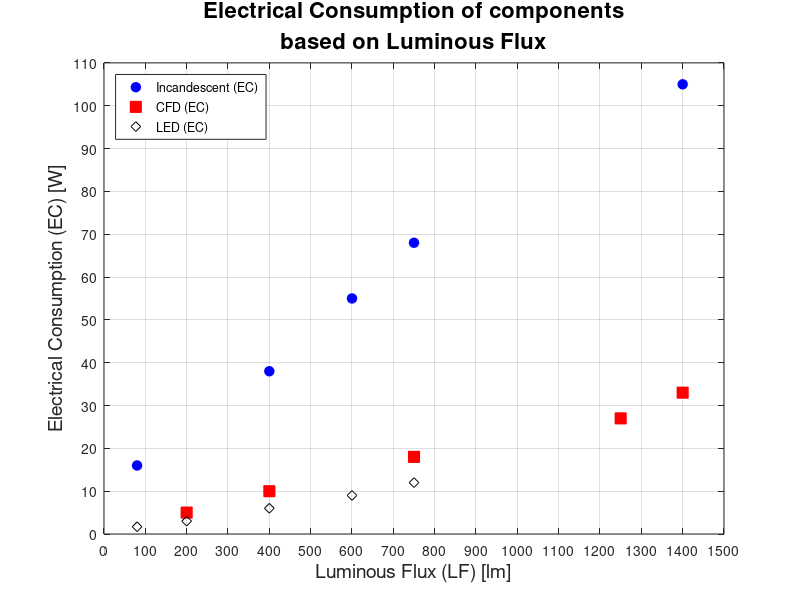

Reproduce this figure in MATLAB.
%{
ENGR1250-001 Levi Amaya 7/24/2020
    
Problem Summary: 
    There is currently an effort in the United States to replace 
    incandescent light bulbs with more energy-efficient technologies, including 
    compact fluorescent lights (CFLs) and light-emitting diodes (LEDs). The lumen
    [lm] is the SI unit of luminous flux, a measure of the perceived power of light. 
    Luminous flux is adjusted to reflect the varying sensitivity of the human eye to 
    different wavelengths of light.
    To test the power usage, you run an experiment and measure the following
    data. Create a proper plot of these data, with electrical consumption (EC) on
    the ordinate.
    On the graph, use solid blue circles for incandescent bulbs, solid red squares
    for CLFs, and open black diamonds for LEDs.

Variables:
    LF_INC = Luminous Flux in lumens [lm]
    INC = Electrical consumption of Incandescent light bulbs in Watts [W]

    LF_CFL = Luminous Flux in lumens [lm]
    CFL = Electrical consumption of compact fluorescent lights in Watts [W]

    LF_LED = Luminous Flux in lumens [lm]
    LED = Electrical consumption of light-emitting diodes in Watts [W]

Assumptions:
    None

%}
%Housekeeping
clear        %clears workspace
clc            %clears command window
close all   %clears open figures

% Initializing variables as vectors
LF_INC = [80 400 600 750 1400];    %[lm] 
INC = [16 38 55 68 105];   %[W]

LF_CFL = [200 400 750 1250 1400]; %[lm] 
CFL = [5 10 18 27 33];   %[W]

LF_LED = [80 200 400 600 750]; %[lm] 
LED = [1.7 3 6 9 12];   %[W]

%Setting plot background color
figure('color','w');

%Creating 1st plot of LF_INC(x-axis) and INC(y-axis)
plot(LF_INC,INC,'o b','MarkerFaceColor','b', 'MarkerSize',7) 

hold on %Keep previous plots

%Creating 1st plot of LF_CFL(x-axis) and CFL(y-axis)
plot(LF_CFL,CFL,'s r','MarkerFaceColor','r', 'MarkerSize',8) 

%Creating 1st plot of LF_LED(x-axis) and INC(y-axis)
plot(LF_LED,LED,'d k', 'MarkerSize',7) 

%enabling grid lines
grid on

%Setting the axis domain and range:
 axis([0 1500 0 110]);
 
 %Increasing grid lines
 set(gca,'Xtick',0:100:1500, 'YTick',0:10:110)
 
 %Creating axis labels
 xlabel('Luminous Flux (LF) [lm]', 'FontSize',14);
 ylabel('Electrical Consumption (EC) [W]', 'FontSize',14);
 
 %Adding Title
title({'Electrical Consumption of components','based on Luminous Flux'}, 'FontSize',16);

%Adding the legend
legend('Incandescent (EC)','CFD (EC)','LED (EC)','Location','NorthWest');    %Final Answer